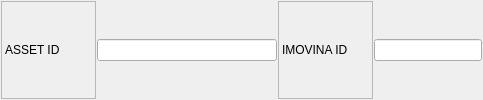
             <widget class="QFrame" name="frame_38">
              <property name="frameShape">
               <enum>QFrame::NoFrame</enum>
              </property>
              <property name="frameShadow">
               <enum>QFrame::Raised</enum>
              </property>
              <layout class="QHBoxLayout" name="horizontalLayout_29">
               <property name="spacing">
                <number>1</number>
               </property>
               <property name="leftMargin">
                <number>1</number>
               </property>
               <property name="topMargin">
                <number>1</number>
               </property>
               <property name="rightMargin">
                <number>1</number>
               </property>
               <property name="bottomMargin">
                <number>1</number>
               </property>
               <item>
                <widget class="QLabel" name="label_25">
                 <property name="minimumSize">
                  <size>
                   <width>95</width>
                   <height>0</height>
                  </size>
                 </property>
                 <property name="frameShape">
                  <enum>QFrame::StyledPanel</enum>
                 </property>
                 <property name="text">
                  <string>ASSET ID</string>
                 </property>
                </widget>
               </item>
               <item>
                <widget class="QLineEdit" name="txtAssetId">
                 <property name="sizePolicy">
                  <sizepolicy hsizetype="Preferred" vsizetype="Fixed">
                   <horstretch>0</horstretch>
                   <verstretch>0</verstretch>
                  </sizepolicy>
                 </property>
                 <property name="minimumSize">
                  <size>
                   <width>180</width>
                   <height>0</height>
                  </size>
                 </property>
                 <property name="maximumSize">
                  <size>
                   <width>180</width>
                   <height>16777215</height>
                  </size>
                 </property>
                 <property name="font">
                  <font>
                   <weight>50</weight>
                   <bold>false</bold>
                  </font>
                 </property>
                </widget>
               </item>
               <item>
                <widget class="QLabel" name="label_26">
                 <property name="minimumSize">
                  <size>
                   <width>95</width>
                   <height>0</height>
                  </size>
                 </property>
                 <property name="frameShape">
                  <enum>QFrame::StyledPanel</enum>
                 </property>
                 <property name="text">
                  <string>IMOVINA ID</string>
                 </property>
                </widget>
               </item>
               <item>
                <widget class="QLineEdit" name="txtImovinaId">
                 <property name="font">
                  <font>
                   <weight>50</weight>
                   <bold>false</bold>
                  </font>
                 </property>
                </widget>
               </item>
              </layout>
             </widget>
